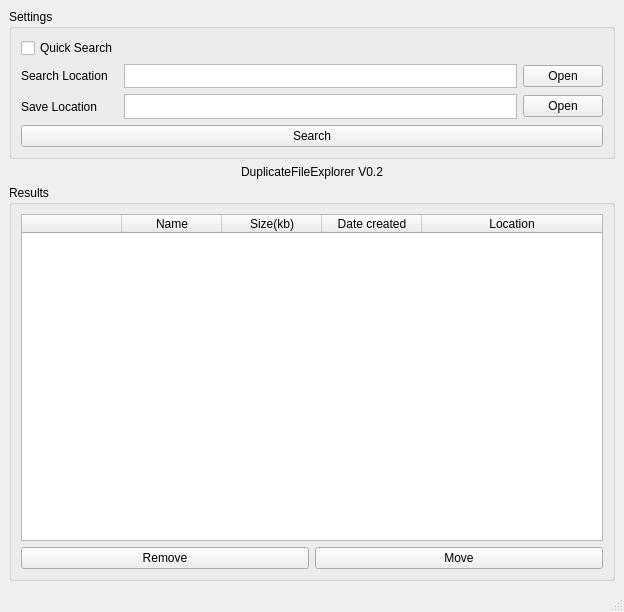
<?xml version="1.0" encoding="UTF-8"?>
<ui version="4.0">
 <class>MainWindow</class>
 <widget class="QMainWindow" name="MainWindow">
  <property name="geometry">
   <rect>
    <x>0</x>
    <y>0</y>
    <width>624</width>
    <height>612</height>
   </rect>
  </property>
  <property name="windowTitle">
   <string>MainWindow</string>
  </property>
  <widget class="QWidget" name="centralwidget">
   <layout class="QVBoxLayout" name="verticalLayout_3">
    <item>
     <widget class="QGroupBox" name="groupBox">
      <property name="maximumSize">
       <size>
        <width>16777215</width>
        <height>150</height>
       </size>
      </property>
      <property name="title">
       <string>Settings</string>
      </property>
      <layout class="QVBoxLayout" name="verticalLayout_5">
       <property name="sizeConstraint">
        <enum>QLayout::SetDefaultConstraint</enum>
       </property>
       <item>
        <layout class="QVBoxLayout" name="verticalLayout_2">
         <item>
          <layout class="QGridLayout" name="gridLayout" rowminimumheight="0,0,0">
           <property name="sizeConstraint">
            <enum>QLayout::SetFixedSize</enum>
           </property>
           <item row="2" column="0">
            <widget class="QLabel" name="label_2">
             <property name="text">
              <string>Save Location</string>
             </property>
            </widget>
           </item>
           <item row="1" column="0">
            <widget class="QLabel" name="label">
             <property name="text">
              <string>Search Location</string>
             </property>
            </widget>
           </item>
           <item row="1" column="2">
            <widget class="QPushButton" name="searchLocation_btn">
             <property name="text">
              <string>Open</string>
             </property>
            </widget>
           </item>
           <item row="2" column="2">
            <widget class="QPushButton" name="saveLocation_btn">
             <property name="text">
              <string>Open</string>
             </property>
            </widget>
           </item>
           <item row="1" column="1">
            <widget class="QPlainTextEdit" name="searchLocation_txt">
             <property name="maximumSize">
              <size>
               <width>16777215</width>
               <height>30</height>
              </size>
             </property>
             <property name="verticalScrollBarPolicy">
              <enum>Qt::ScrollBarAlwaysOff</enum>
             </property>
            </widget>
           </item>
           <item row="2" column="1">
            <widget class="QPlainTextEdit" name="saveLocation_txt">
             <property name="maximumSize">
              <size>
               <width>16777215</width>
               <height>30</height>
              </size>
             </property>
             <property name="verticalScrollBarPolicy">
              <enum>Qt::ScrollBarAlwaysOff</enum>
             </property>
            </widget>
           </item>
           <item row="0" column="0">
            <widget class="QCheckBox" name="quickDuplicateCheck_chk">
             <property name="text">
              <string>Quick Search</string>
             </property>
            </widget>
           </item>
          </layout>
         </item>
         <item>
          <widget class="QPushButton" name="search_btn">
           <property name="text">
            <string>Search</string>
           </property>
          </widget>
         </item>
        </layout>
       </item>
      </layout>
     </widget>
    </item>
    <item>
     <widget class="QLabel" name="status_lbl">
      <property name="text">
       <string>DuplicateFileExplorer V0.2</string>
      </property>
      <property name="alignment">
       <set>Qt::AlignCenter</set>
      </property>
     </widget>
    </item>
    <item>
     <widget class="QGroupBox" name="groupBox_2">
      <property name="title">
       <string>Results</string>
      </property>
      <layout class="QVBoxLayout" name="verticalLayout_4">
       <item>
        <layout class="QVBoxLayout" name="verticalLayout">
         <item>
          <widget class="QTableWidget" name="result_table">
           <property name="verticalScrollBarPolicy">
            <enum>Qt::ScrollBarAsNeeded</enum>
           </property>
           <property name="sizeAdjustPolicy">
            <enum>QAbstractScrollArea::AdjustToContents</enum>
           </property>
           <property name="autoScroll">
            <bool>true</bool>
           </property>
           <property name="alternatingRowColors">
            <bool>false</bool>
           </property>
           <property name="showGrid">
            <bool>true</bool>
           </property>
           <property name="cornerButtonEnabled">
            <bool>true</bool>
           </property>
           <attribute name="horizontalHeaderCascadingSectionResizes">
            <bool>false</bool>
           </attribute>
           <attribute name="horizontalHeaderMinimumSectionSize">
            <number>34</number>
           </attribute>
           <attribute name="horizontalHeaderHighlightSections">
            <bool>true</bool>
           </attribute>
           <attribute name="horizontalHeaderShowSortIndicator" stdset="0">
            <bool>false</bool>
           </attribute>
           <attribute name="horizontalHeaderStretchLastSection">
            <bool>true</bool>
           </attribute>
           <attribute name="verticalHeaderDefaultSectionSize">
            <number>23</number>
           </attribute>
           <attribute name="verticalHeaderShowSortIndicator" stdset="0">
            <bool>false</bool>
           </attribute>
           <attribute name="verticalHeaderStretchLastSection">
            <bool>false</bool>
           </attribute>
           <column>
            <property name="text">
             <string/>
            </property>
            <property name="textAlignment">
             <set>AlignCenter</set>
            </property>
           </column>
           <column>
            <property name="text">
             <string>Name</string>
            </property>
           </column>
           <column>
            <property name="text">
             <string>Size(kb)</string>
            </property>
           </column>
           <column>
            <property name="text">
             <string>Date created</string>
            </property>
           </column>
           <column>
            <property name="text">
             <string>Location</string>
            </property>
           </column>
          </widget>
         </item>
         <item>
          <layout class="QHBoxLayout" name="horizontalLayout">
           <item>
            <widget class="QPushButton" name="remove_btn">
             <property name="text">
              <string>Remove</string>
             </property>
            </widget>
           </item>
           <item>
            <widget class="QPushButton" name="move_btn">
             <property name="text">
              <string>Move</string>
             </property>
            </widget>
           </item>
          </layout>
         </item>
        </layout>
       </item>
      </layout>
     </widget>
    </item>
   </layout>
  </widget>
  <widget class="QMenuBar" name="menubar">
   <property name="geometry">
    <rect>
     <x>0</x>
     <y>0</y>
     <width>624</width>
     <height>21</height>
    </rect>
   </property>
  </widget>
  <widget class="QStatusBar" name="statusbar"/>
 </widget>
 <resources/>
 <connections/>
</ui>
